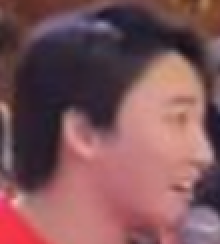
#> input picture samples/r1.png, 110 x 122 px, found by its file name (shown 2 times larger)
$ python _visual.py
#> lines starting #> are read from the running program, lines starting #| are printed output that depends on the picture
"""
Code used for get samples of data
"""

import numpy as np
import cv2
import sys

sys.path.append("../")

def _get_row(imgs)->np.ndarray:
    for i_img in range(len(imgs)):
        img = imgs[i_img]
        if i_img == 0:
            row = img
        else:
            row = np.concatenate((row, img), axis=1)
    return row


def visual_face(img_paths:list, nrow=4):
    vis_result = None
    row_imgs = []
    for i_img in range(1, len(img_paths)+1):
        img_path = img_paths[i_img-1]
        img = cv2.imread(img_path)
        img = cv2.resize(img, (224, 224))
        row_imgs.append(img)
        if i_img % nrow == 0 and i_img != 0:
            row = _get_row(row_imgs)
            row_imgs = []
            if vis_result is None:
                vis_result = row
            else:
                vis_result = np.concatenate((vis_result, row), axis=0)
    return vis_result

relevant_faces = ["samples/r1.png",
                    "samples/r2.png",
                    "samples/r3.png",
                    "samples/r4.png"]

irrelevant_faces = ["samples/ir1.png",
                    "samples/ir2.png",
                    "samples/ir3.png",
                    "samples/ir4.png"]

if __name__ == "__main__":
    # set path
    relevant_path = "imgs/relevant_sample.jpg"
    irrelevant_path = "imgs/irrelevant_sample.jpg"
    # get visual result
    relevant_vis = visual_face(relevant_faces)
#> in visual_face, img is the input picture: shape (122, 110, 3); mean B, G, R 89.1, 84.7, 127
#> in visual_face, `img = cv2.resize(img, (224, 224))`:
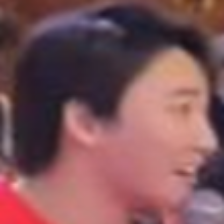
#> img: shape (224, 224, 3); mean B, G, R 89, 84.6, 126.8
#> pass 2 of the loop in visual_face, `for i_img in range(1, len(img_paths)+1):`:
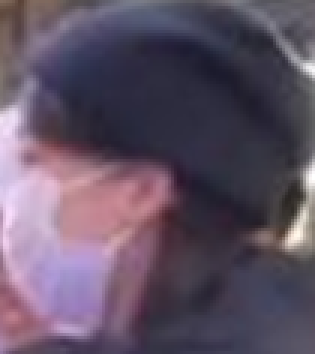
#> input picture samples/r2.png, 105 x 118 px, found by its file name (shown 3 times larger)
#> in visual_face, img is the input picture: shape (118, 105, 3); mean B, G, R 101, 82.4, 96.6
#> img: shape (224, 224, 3)
#> pass 3 of the loop in visual_face, `for i_img in range(1, len(img_paths)+1):`:
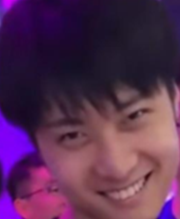
#> input picture samples/r3.png, 180 x 219 px, found by its file name
#> in visual_face, img is the input picture: shape (219, 180, 3); mean B, G, R 82.3, 46.7, 88
#> in visual_face, `img = cv2.resize(img, (224, 224))`:
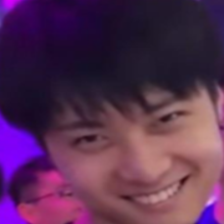
#> img: shape (224, 224, 3); mean B, G, R 82.2, 46.6, 87.9
#> the loop made 4 passes; the first 3 are shown
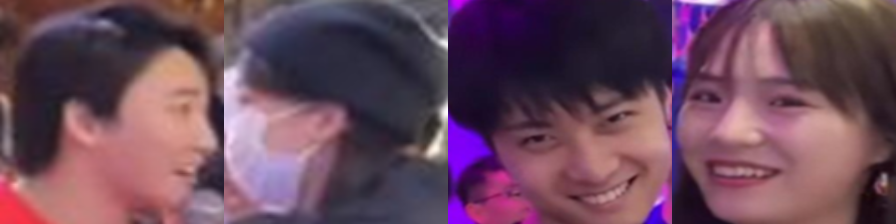
#> relevant_vis: shape (224, 896, 3); mean B, G, R 91.6, 73.4, 107.8
    irrelevant_vis = visual_face(irrelevant_faces)
#> call 2 of visual_face, with nrow = 4
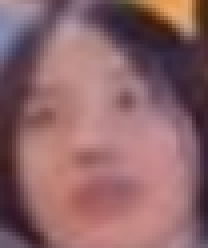
#> input picture samples/ir1.png, 52 x 62 px, found by its file name (shown 4 times larger)
#> in visual_face, img is the input picture: shape (62, 52, 3); mean B, G, R 104.7, 101.2, 141.8
#> in visual_face (call 2), `img = cv2.resize(img, (224, 224))`:
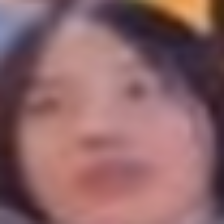
#> img: shape (224, 224, 3); mean B, G, R 104.6, 101.1, 141.7
#> pass 2 of the loop in visual_face, `for i_img in range(1, len(img_paths)+1):`:
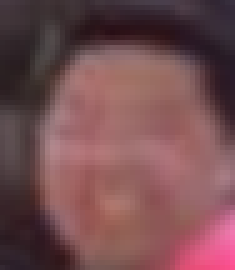
#> input picture samples/ir2.png, 47 x 54 px, found by its file name (shown 5 times larger)
#> in visual_face, img is the input picture: shape (54, 47, 3); mean B, G, R 81, 77.5, 117.3
#> in visual_face (call 2), `img = cv2.resize(img, (224, 224))`:
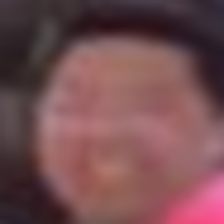
#> img: shape (224, 224, 3); mean B, G, R 80.9, 77.4, 117.2
#> pass 3 of the loop in visual_face, `for i_img in range(1, len(img_paths)+1):`:
#> (the run stopped early here; a loop or call above may not have finished)
